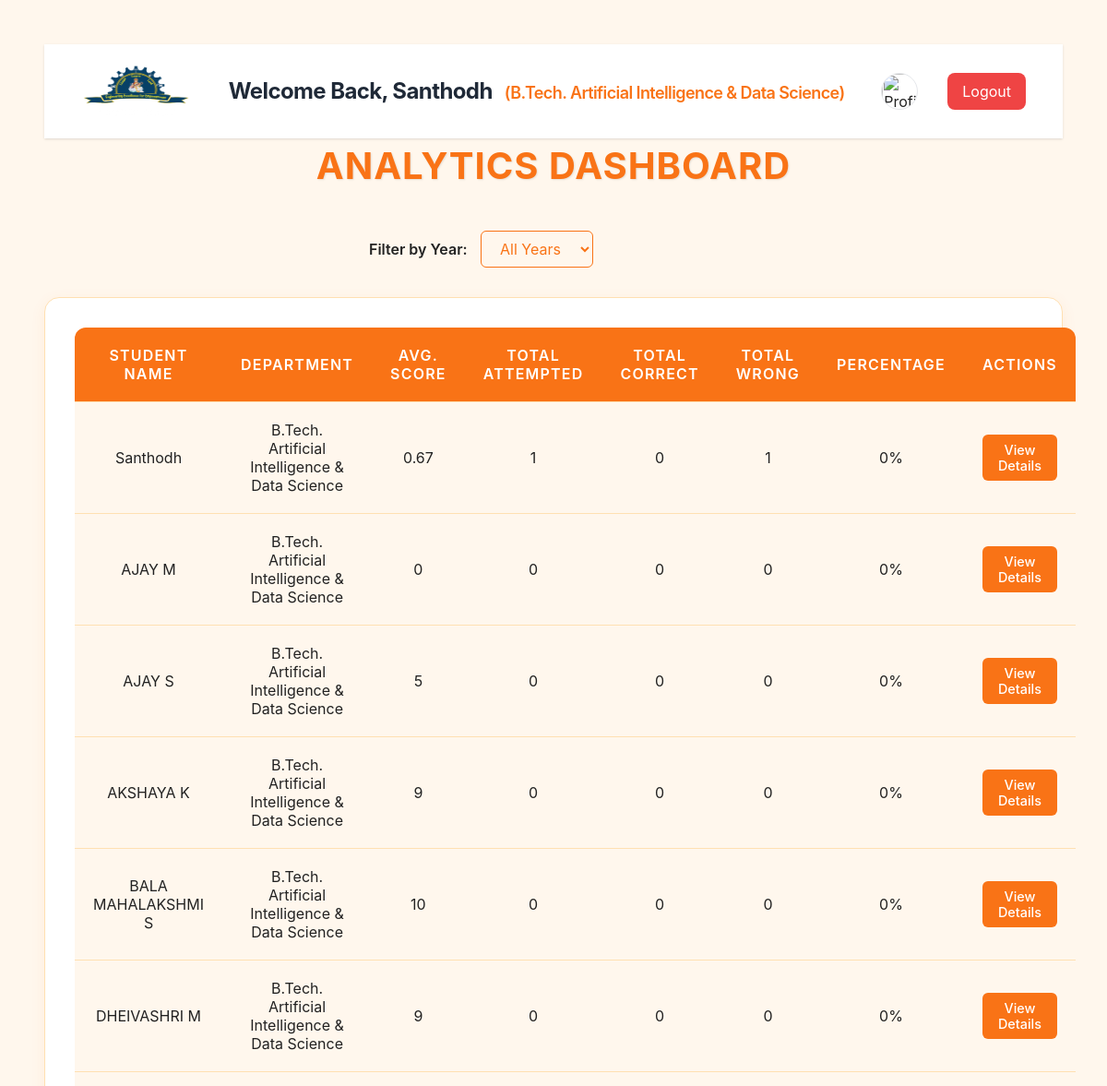
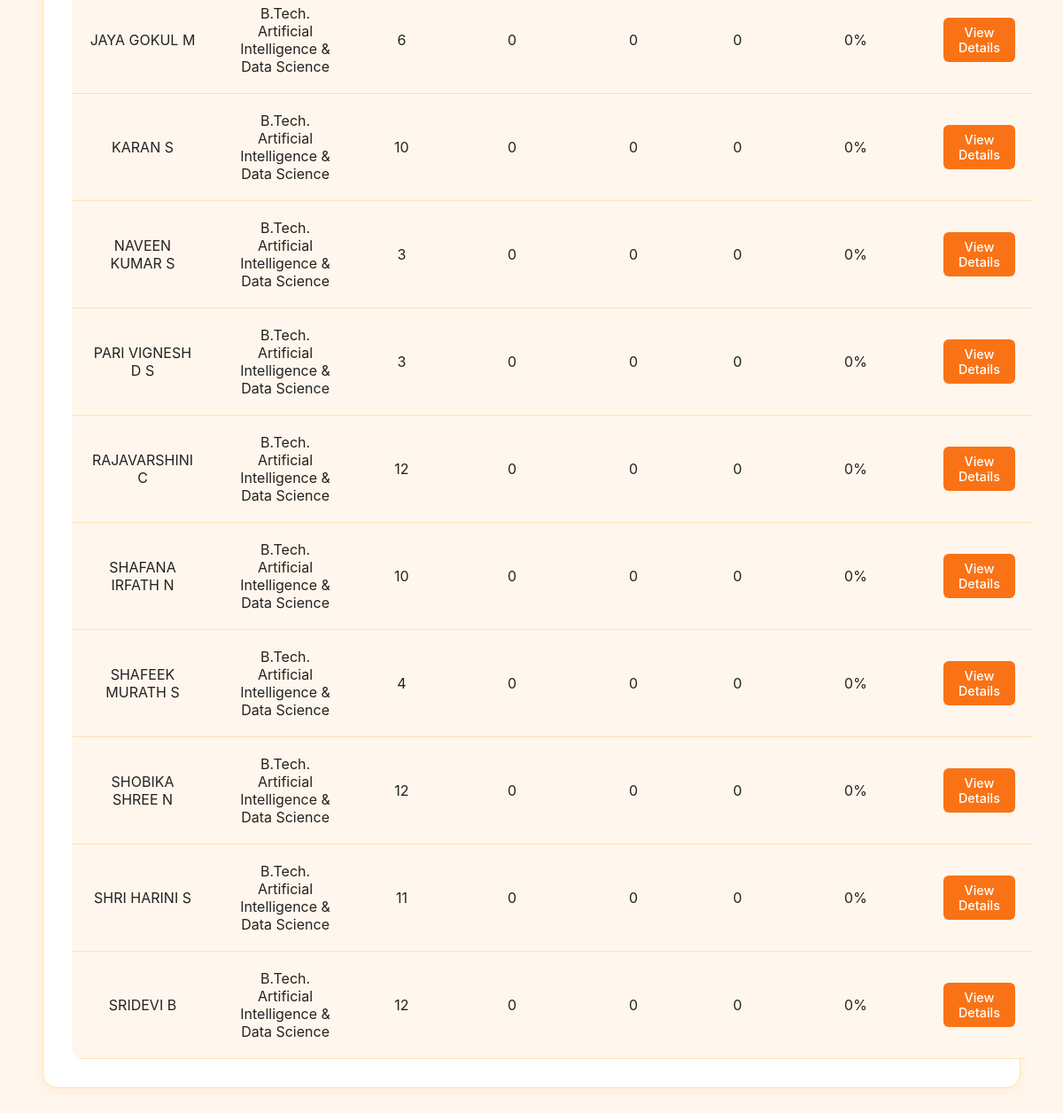
The page /faculty/analytics.php (signed in) on the database its author committed (2 pictures, top to bottom).
### tables this page shows
CREATE TABLE `departments` (
  `id` int NOT NULL,
  `short_name` varchar(50) NOT NULL,
  `full_name` varchar(255) NOT NULL
);

CREATE TABLE `users` (
  `id` int NOT NULL,
  `roll_no` text NOT NULL,
  `name` varchar(100) NOT NULL,
  `email` varchar(255) DEFAULT NULL,
  `password` varchar(255) NOT NULL,
  `year` int NOT NULL,
  `role_id` int NOT NULL,
  `department_id` int DEFAULT NULL,
  `created_at` timestamp NOT NULL DEFAULT CURRENT_TIMESTAMP,
  `updated_at` timestamp NOT NULL DEFAULT CURRENT_TIMESTAMP ON UPDATE CURRENT_TIMESTAMP
);

### faculty/analytics.php (the view, shortened to what this page needs)
<?php
include '../resource/session.php';
include './header.php';
$selected_year = isset($_GET['year']) ? intval($_GET['year']) : 0;
$where = '';
if (isset($_SESSION['department_id'])) {
	$dept_id = intval($_SESSION['department_id']);
	$where = "WHERE u.department_id = $dept_id";
}
$sql = "SELECT u.id AS student_id, u.name AS student_name, d.full_name AS department,
	   AVG(st.score) AS avg_score,
	   SUM((SELECT COUNT(*) FROM student_answers sa WHERE sa.student_test_id = st.student_test_id)) AS total_attempted,
	   SUM((SELECT COUNT(*) FROM student_answers sa WHERE sa.student_test_id = st.student_test_id AND sa.is_correct = 1)) AS total_correct,
	   SUM((SELECT COUNT(*) FROM student_answers sa WHERE sa.student_test_id = st.student_test_id AND sa.is_correct = 0)) AS total_wrong,
	   COUNT(st.student_test_id) AS tests_taken
FROM student_tests st
JOIN users u ON st.student_id = u.id
JOIN departments d ON u.department_id = d.id
$where
GROUP BY u.id, u.name, d.full_name";
$result = mysqli_query($conn, $sql);
$rows = [];
if ($result && mysqli_num_rows($result) > 0) {
	while($row = mysqli_fetch_assoc($result)) {
		$percentage = ($row['total_attempted'] > 0) ? round(($row['total_correct'] / $row['total_attempted']) * 100, 2) : 0;
		$rows[] = array_merge($row, ['percentage' => $percentage]);
	}
}
?>
<!DOCTYPE html>
<html lang="en">
<head>
  <script src="https://cdn.tailwindcss.com"></script>
	<link rel="stylesheet" href="https://cdnjs.cloudflare.com/ajax/libs/font-awesome/6.4.2/css/all.min.css">
</head>
<body>
	<h1>Analytics Dashboard</h1>
	<form method="get" style="max-width: 400px; margin: 0 auto 2rem auto;">
		<label for="year" style="font-weight: 600; margin-right: 10px;">Filter by Year:</label>
		<select name="year" id="year" onchange="this.form.submit()">
			<option value="0" <?php if($selected_year==0) echo 'selected'; ?>>All Years</option>
		</select>
	</form>
	<div class="table-container">
		<table>
			<thead>
				<tr>
					<th>Student Name</th>
					<th>Department</th>
					<th>Avg. Score</th>
					<th>Total Attempted</th>
					<th>Total Correct</th>
					<th>Total Wrong</th>
					<th>Percentage</th>
					<th>Actions</th>
				</tr>
			</thead>
			<tbody>
				<?php if (!empty($rows)) {
					foreach($rows as $row) {
						echo "<tr>
							<td>" . htmlspecialchars($row['student_name']) . "</td>
							<td>" . htmlspecialchars($row['department']) . "</td>
							<td>" . round($row['avg_score'], 2) . "</td>
							<td>" . $row['total_attempted'] . "</td>
							<td>" . $row['total_correct'] . "</td>
							<td>" . $row['total_wrong'] . "</td>
							<td>" . $row['percentage'] . "%</td>
							<td><button class='view-details-btn' data-student='" . htmlspecialchars($row['student_name']) . "'>View Details</button></td>
						</tr>";
					}
				} else {
					echo "<tr><td colspan='8'>No analytics data found.</td></tr>";
				} ?>
			</tbody>
		</table>
	</div>
</body>
</html>

### faculty/header.php (shortened to what this page needs)
<header class="flex justify-between items-center bg-white shadow p-4 px-10">
  <div>
    <img src="http://localhost/CODING-QUIZ-APP/assets/img/logo/logo.png" alt="" style="width: 120px;height:70px;">
  </div>
<?php
  $dept_name = '';
  if (isset($_SESSION['department_id'])) {
    $dept_id = $_SESSION['department_id'];
    include_once '../resource/conn.php';
    $dept_query = mysqli_query($conn, "SELECT full_name FROM departments WHERE id = '" . intval($dept_id) . "'");
    if ($dept_query && mysqli_num_rows($dept_query) > 0) {
     $dept_row = mysqli_fetch_assoc($dept_query);
     $dept_name = $dept_row['full_name'];
    }
  }
?>
<h2 class="text-2xl font-bold text-gray-800 tracking-tight">
  Welcome Back, <?php echo $_SESSION['name']; ?> <span class="name-text"></span>
  <?php if ($dept_name) { echo "<span class='text-orange-500 text-lg font-semibold ml-2'>($dept_name)</span>"; } ?>
</h2>
  <div class="flex items-center space-x-4">
    <img src="../assets/images/avatar.pAnd the status Computer started started in. 400 and started. ng" alt="Profile" class="w-10 h-10 rounded-full border">
    <a href="../resource/logout.php">
      <button id="logout-btn" class="px-4 py-2 bg-red-500 hover:bg-red-600 text-white rounded-lg">Logout</button>
    </a>
  </div>
</header>

### faculty/analytics.php (style rules this page uses)
:root { --color-primary: #F97316; --color-primary-hover: #EA580C; --color-secondary: #FFA500; --color-accent: #FFD580; --color-background: #FFF7ED; --color-text: #222; --color-border: #FFE0B2; }
body { background: var(--color-background); color: var(--color-text); font-family: 'Inter', 'Segoe UI', Arial, sans-serif; padding: 3rem; min-height: 100vh; margin: 0; }
h1 { text-align: center; margin-bottom: 2.5rem; font-size: 2.5rem; font-weight: 700; color: var(--color-primary); text-transform: uppercase; letter-spacing: 1px; text-shadow: 1px 1px 2px rgba(0, 0, 0, 0.1); }
.table-container { background: #FFF; border-radius: 16px; padding: 2rem; box-shadow: 0 4px 16px rgba(249,115,22,0.08); max-width: 1200px; margin: 0 auto; border: 1px solid var(--color-border); }
table { width: 100%; border-collapse: separate; border-spacing: 0; border-radius: 12px; overflow: hidden; background: #FFFFFF; }
th, td { padding: 1.25rem; text-align: center; border-bottom: 1px solid var(--color-border); font-size: 1rem; }
th { background: var(--color-primary); color: #FFF; font-weight: 600; text-transform: uppercase; letter-spacing: 1.2px; }
td { background: #FFF7ED; color: var(--color-text); }
tr { transition: background 0.3s ease; }
.view-details-btn { background: var(--color-primary); color: #FFF; border: none; padding: 0.5rem 1rem; border-radius: 6px; cursor: pointer; font-size: 0.9rem; font-weight: 500; transition: background 0.2s ease, transform 0.2s ease; }
select { padding: 8px 16px; border-radius: 6px; border: 1px solid var(--color-primary); background: #FFF7ED; color: var(--color-primary); font-size: 1rem; cursor: pointer; transition: border-color 0.2s ease; }

### rows shown on the page
departments: full_name "B.Tech. Artificial Intelligence & Data Science"
users: name "Santhodh", department.full_name "B.Tech. Artificial Intelligence & Data Science", avg_score "0.67", total_attempted "1", total_correct "0", total_wrong "1", percentage "0"
users: name "AJAY M", department.full_name "B.Tech. Artificial Intelligence & Data Science", avg_score "0", total_attempted "0", total_correct "0", total_wrong "0", percentage "0"
users: name "AJAY S", department.full_name "B.Tech. Artificial Intelligence & Data Science", avg_score "5", total_attempted "0", total_correct "0", total_wrong "0", percentage "0"
users: name "AKSHAYA K", department.full_name "B.Tech. Artificial Intelligence & Data Science", avg_score "9", total_attempted "0", total_correct "0", total_wrong "0", percentage "0"
users: name "BALA MAHALAKSHMI S", department.full_name "B.Tech. Artificial Intelligence & Data Science", avg_score "10", total_attempted "0", total_correct "0", total_wrong "0", percentage "0"
users: name "DHEIVASHRI M", department.full_name "B.Tech. Artificial Intelligence & Data Science", avg_score "9", total_attempted "0", total_correct "0", total_wrong "0", percentage "0"
users: name "JAYA GOKUL M", department.full_name "B.Tech. Artificial Intelligence & Data Science", avg_score "6", total_attempted "0", total_correct "0", total_wrong "0", percentage "0"
users: name "KARAN S", department.full_name "B.Tech. Artificial Intelligence & Data Science", avg_score "10", total_attempted "0", total_correct "0", total_wrong "0", percentage "0"
users: name "NAVEEN KUMAR S", department.full_name "B.Tech. Artificial Intelligence & Data Science", avg_score "3", total_attempted "0", total_correct "0", total_wrong "0", percentage "0"
users: name "PARI VIGNESH D S", department.full_name "B.Tech. Artificial Intelligence & Data Science", avg_score "3", total_attempted "0", total_correct "0", total_wrong "0", percentage "0"
users: name "RAJAVARSHINI C", department.full_name "B.Tech. Artificial Intelligence & Data Science", avg_score "12", total_attempted "0", total_correct "0", total_wrong "0", percentage "0"
users: name "SHAFANA IRFATH N", department.full_name "B.Tech. Artificial Intelligence & Data Science", avg_score "10", total_attempted "0", total_correct "0", total_wrong "0", percentage "0"
users: name "SHAFEEK MURATH S", department.full_name "B.Tech. Artificial Intelligence & Data Science", avg_score "4", total_attempted "0", total_correct "0", total_wrong "0", percentage "0"
users: name "SHOBIKA SHREE N", department.full_name "B.Tech. Artificial Intelligence & Data Science", avg_score "12", total_attempted "0", total_correct "0", total_wrong "0", percentage "0"
users: name "SHRI HARINI S", department.full_name "B.Tech. Artificial Intelligence & Data Science", avg_score "11", total_attempted "0", total_correct "0", total_wrong "0", percentage "0"
users: name "SRIDEVI B", department.full_name "B.Tech. Artificial Intelligence & Data Science", avg_score "12", total_attempted "0", total_correct "0", total_wrong "0", percentage "0"

### other values the page prints
$_SESSION['name'] "Santhodh"
